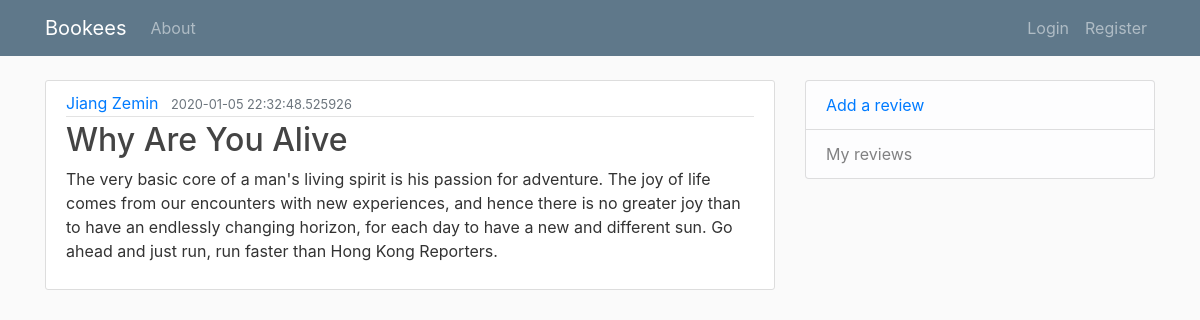
Page /post/7 on the committed database.
### booksite/models.py (models this page shows, shortened)
class User(db.Model, UserMixin):
    id = db.Column(db.Integer, primary_key=True)
    username = db.Column(db.String(20), unique=True, nullable=False)
    email = db.Column(db.String(120), unique=True, nullable=False)
    image_file = db.Column(db.String(20), nullable=False, default='default.jpg')
    password = db.Column(db.String(60), nullable=False)
    posts = db.relationship('Post', backref='author', lazy=True) # it runs a query on the post table and graps all posts posted by this user

class Post(db.Model):
    id = db.Column(db.Integer, primary_key=True)
    title = db.Column(db.String(100), nullable=False)
    date_posted = db.Column(db.DateTime, nullable=False, default=datetime.utcnow)
    content = db.Column(db.Text, nullable=False)
    user_id = db.Column(db.Integer, db.ForeignKey('user.id'), nullable=False)

### booksite/routes.py (the view)
@app.route("/post/<int:post_id>")
def post(post_id):
    post = Post.query.get_or_404(post_id) # give the post with the given id
    return render_template('post.html', title=post.title, post=post)

### booksite/templates/post.html (shortened to what this page needs)
{% extends "layout.html" %}
{% block body %}
   <article class="media content-section">
     <div class="media-body">
       <div class="article-metadata">
         <a class="mr-2" href="#">{{ post.author.username  }}</a>
         <small class="text-muted">{{ post.date_posted }}</small>
       </div>
       <h2 class="article-title">{{ post.title }}</h2>
       <p class="article-content">{{ post.content }}</p>
     </div>
   </article>
{% endblock body%} # explict ending of the block

### booksite/static/main.css (style rules this page uses)
body { background: #fafafa; color: #333333; margin-top: 5rem; }
h1, h2, h3, h4, h5, h6 { color: #444444; }
.content-section { background: #ffffff; padding: 10px 20px; border: 1px solid #dddddd; border-radius: 3px; margin-bottom: 20px; }
.article-title { color: #444444; }
.article-content { white-space: pre-line; }
.article-metadata { padding-bottom: 1px; margin-bottom: 4px; border-bottom: 1px solid #e3e3e3 }

### rows in the picture
User: author.username "Jiang Zemin"
Post: date_posted "2020-01-05 22:32:48.525926", title "Why Are You Alive", content "The very basic core of a man's living spirit is his passion for adventure. The joy of life comes from our encounters with new experiences, and hence there is no greater joy than to have an endlessly changing horizon, for each day to have a new and different sun. Go ahead and just run, run faster than Hong Kong Reporters."
